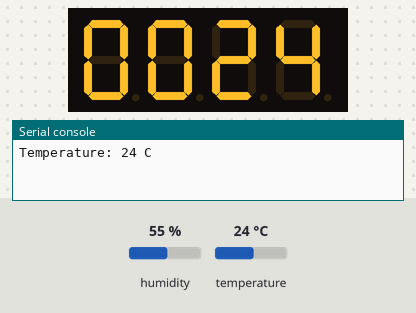
This program was run on a simulated ESP32 board running MicroPython. Parts: 4-digit seven-segment display, the last lines printed to the serial console. Inputs (shaded band) come from the test bench; at power-on: temperature 24 °C, humidity 55 %.

Above: at 1.2 s.
1.3 s: temperature set to 12 °C
At 3.4 s:
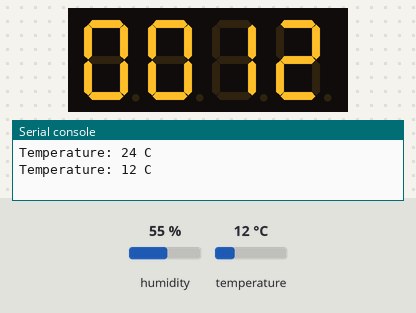
4.0 s: temperature set to 19 °C
At 4.7 s:
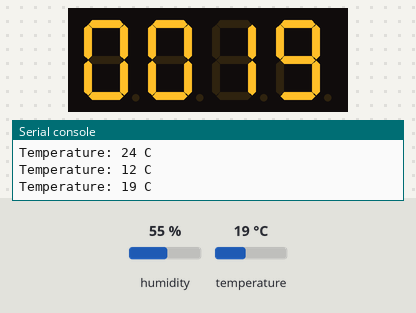
6.7 s: temperature set to 28 °C
At 8.6 s:
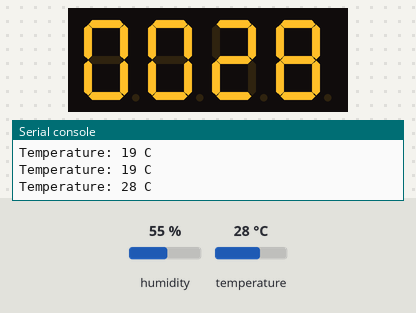
Timing chart, 0 to 10.1 s (numbered marks = the images above; inputs shaded):
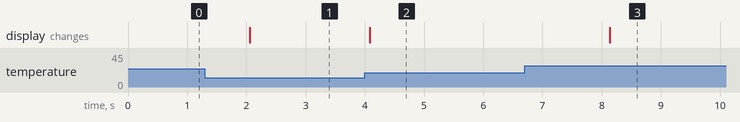

The program:

ESP32-TM637-DHT.py
```python
# TM1637 + DHT11 Temperature Display
# ESP32 / MakePico / MicroPython
# TM1637 CLK -> GPIO16
# TM1637 DIO -> GPIO17
# DHT11 DATA -> GPIO15

from micropython import const
from machine import Pin
from time import sleep, sleep_us
import dht

# ---------------- TM1637 SETTINGS ----------------
TM1637_CMD1 = const(64)
TM1637_CMD2 = const(192)
TM1637_CMD3 = const(128)
TM1637_DSP_ON = const(8)

digits = bytearray(b'\x3f\x06\x5b\x4f\x66\x6d\x7d\x07\x7f\x6f')

class TM1637:
    def __init__(self, clk, dio, brightness=7):
        self.clk = Pin(clk, Pin.OUT)
        self.dio = Pin(dio, Pin.OUT)
        self.brightness = brightness

    def start(self):
        self.dio.value(1)
        self.clk.value(1)
        self.dio.value(0)
        self.clk.value(0)

    def stop(self):
        self.clk.value(0)
        self.dio.value(0)
        self.clk.value(1)
        self.dio.value(1)

    def write_byte(self, b):
        for i in range(8):
            self.clk.value(0)
            self.dio.value((b >> i) & 1)
            sleep_us(5)
            self.clk.value(1)
            sleep_us(5)

        self.clk.value(0)
        self.dio.value(1)
        self.clk.value(1)
        sleep_us(5)
        self.clk.value(0)

    def show(self, data):
        self.start()
        self.write_byte(TM1637_CMD1)
        self.stop()

        self.start()
        self.write_byte(TM1637_CMD2)

        for i in data:
            self.write_byte(i)

        self.stop()

        self.start()
        self.write_byte(TM1637_CMD3 | TM1637_DSP_ON | self.brightness)
        self.stop()

    def number(self, num):
        num = max(0, min(num, 9999))
        s = "{:0>4d}".format(num)

        data = []
        for c in s:
            data.append(digits[int(c)])

        self.show(data)

# ---------------- MAIN PROGRAM ----------------

tm = TM1637(clk=16, dio=17)
sensor = dht.DHT11(Pin(15))

while True:
    try:
        sensor.measure()
        temp = sensor.temperature()

        print("Temperature:", temp, "C")

        tm.number(temp)   # Example: 0027 = 27°C

    except:
        print("Sensor Error")

    sleep(2)
```

Measured:
- after the input at 1.3 s, the display: changes after 0.75 s (image 1)
- after the input at 4.0 s, the display: changes after 0.08 s (image 2)
- after the input at 6.7 s, the display: changes after 1.4 s (image 3)
